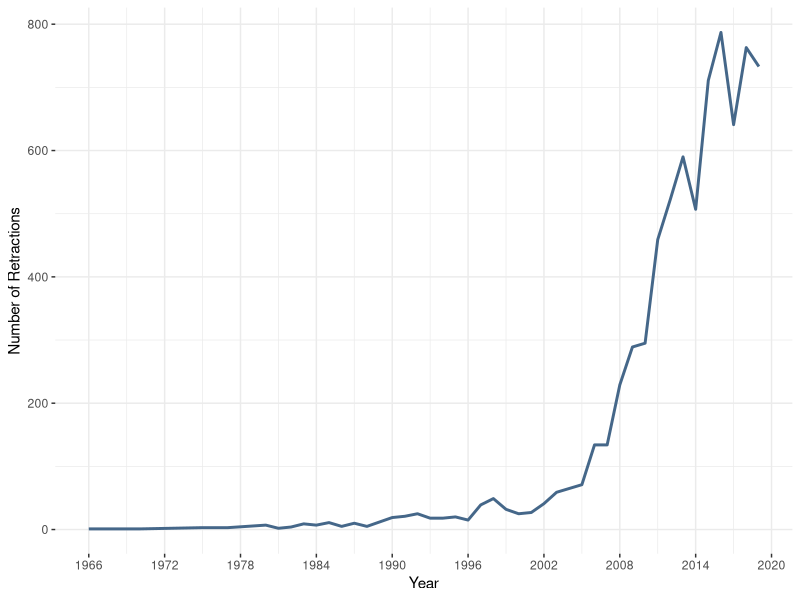

The R script that drew this image:
library(tidyverse)
data <- read.csv("./Data_Images/timeline.csv")
year <- as.character(data$year)
year <- as.Date(year, format = "%y")

tail(data$year)

tail(data)
is.character(year)
is.integer(data$year)

ggplot(data, aes(x = data$year, y= data$count)) +
  ## geom_point (color = "#fec210", size = 2) +
  geom_line (color = "#456789", size = 1) +
  xlab("Year") +
  ylab("Number of Retractions") +
  theme(axis.text.x = element_text(angle = 45)) +
  scale_x_continuous(breaks = seq(1966, 2020, by = 6)) +
  theme_bw() +
  ## theme(panel.grid.major = element_blank(), panel.grid.minor = element_blank()) +
  theme(panel.border = element_blank())

?scale_x_date
